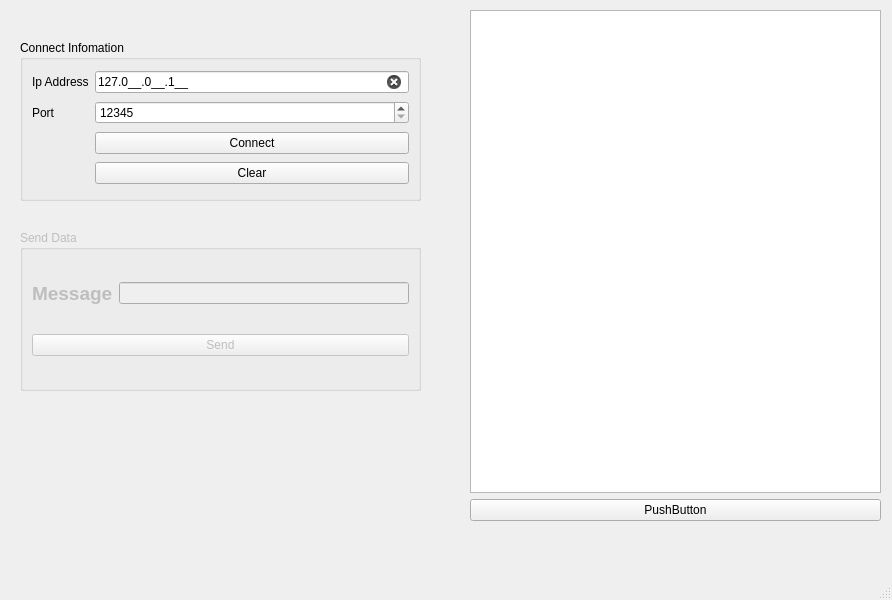
<?xml version="1.0" encoding="UTF-8"?>
<ui version="4.0">
 <class>MainWindow</class>
 <widget class="QMainWindow" name="MainWindow">
  <property name="geometry">
   <rect>
    <x>0</x>
    <y>0</y>
    <width>892</width>
    <height>600</height>
   </rect>
  </property>
  <property name="windowTitle">
   <string>MainWindow</string>
  </property>
  <property name="styleSheet">
   <string notr="true">#lineIpAddress[state =&quot;0&quot;]{
	background-color : rgb(234,0,0);
}

#lineIpAddress[state =&quot;1&quot;]{
	background-color: rgb(104, 197, 27);
}


</string>
  </property>
  <property name="state" stdset="0">
   <string/>
  </property>
  <widget class="QWidget" name="centralwidget">
   <widget class="QGroupBox" name="groupBox">
    <property name="geometry">
     <rect>
      <x>20</x>
      <y>40</y>
      <width>401</width>
      <height>161</height>
     </rect>
    </property>
    <property name="title">
     <string>Connect Infomation</string>
    </property>
    <layout class="QGridLayout" name="gridLayout">
     <item row="1" column="0">
      <widget class="QLabel" name="label_2">
       <property name="text">
        <string>Port</string>
       </property>
      </widget>
     </item>
     <item row="1" column="1">
      <widget class="QSpinBox" name="spinPort">
       <property name="minimum">
        <number>12345</number>
       </property>
       <property name="maximum">
        <number>65534</number>
       </property>
      </widget>
     </item>
     <item row="0" column="0">
      <widget class="QLabel" name="label">
       <property name="text">
        <string>Ip Address</string>
       </property>
      </widget>
     </item>
     <item row="2" column="1">
      <widget class="QPushButton" name="buttonConnect">
       <property name="text">
        <string>Connect</string>
       </property>
      </widget>
     </item>
     <item row="0" column="1">
      <widget class="QLineEdit" name="lineIpAddress">
       <property name="inputMask">
        <string>000.000.000.000;_</string>
       </property>
       <property name="text">
        <string>127.0.0.1</string>
       </property>
       <property name="clearButtonEnabled">
        <bool>true</bool>
       </property>
       <property name="state" stdset="0">
        <string>0</string>
       </property>
      </widget>
     </item>
     <item row="3" column="1">
      <widget class="QPushButton" name="buttonClearList">
       <property name="text">
        <string>Clear</string>
       </property>
      </widget>
     </item>
    </layout>
   </widget>
   <widget class="QGroupBox" name="groupSend_Data">
    <property name="enabled">
     <bool>false</bool>
    </property>
    <property name="geometry">
     <rect>
      <x>20</x>
      <y>230</y>
      <width>401</width>
      <height>161</height>
     </rect>
    </property>
    <property name="title">
     <string>Send Data</string>
    </property>
    <layout class="QGridLayout" name="gridLayout_2">
     <item row="0" column="0">
      <widget class="QLabel" name="label_3">
       <property name="font">
        <font>
         <pointsize>14</pointsize>
         <bold>true</bold>
        </font>
       </property>
       <property name="text">
        <string>Message</string>
       </property>
      </widget>
     </item>
     <item row="0" column="1">
      <widget class="QLineEdit" name="lineSendMessage"/>
     </item>
     <item row="1" column="0" colspan="2">
      <widget class="QPushButton" name="buttonSend_Date">
       <property name="text">
        <string>Send</string>
       </property>
      </widget>
     </item>
    </layout>
   </widget>
   <widget class="QWidget" name="">
    <property name="geometry">
     <rect>
      <x>470</x>
      <y>10</y>
      <width>411</width>
      <height>511</height>
     </rect>
    </property>
    <layout class="QVBoxLayout" name="verticalLayout">
     <item>
      <widget class="QListWidget" name="listConsole"/>
     </item>
     <item>
      <widget class="QPushButton" name="pushButton">
       <property name="text">
        <string>PushButton</string>
       </property>
      </widget>
     </item>
    </layout>
   </widget>
  </widget>
  <widget class="QMenuBar" name="menubar">
   <property name="geometry">
    <rect>
     <x>0</x>
     <y>0</y>
     <width>892</width>
     <height>26</height>
    </rect>
   </property>
  </widget>
  <widget class="QStatusBar" name="statusbar"/>
 </widget>
 <resources/>
 <connections/>
</ui>
